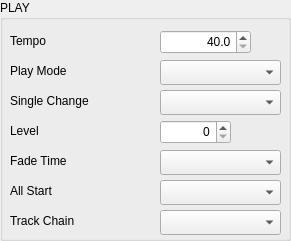
   <widget class="QGroupBox" name="gp_Play">
    <property name="geometry">
     <rect>
      <x>320</x>
      <y>420</y>
      <width>291</width>
      <height>241</height>
     </rect>
    </property>
    <property name="title">
     <string>PLAY</string>
    </property>
    <widget class="QLabel" name="label_play_PlayMode">
     <property name="geometry">
      <rect>
       <x>10</x>
       <y>60</y>
       <width>121</width>
       <height>21</height>
      </rect>
     </property>
     <property name="text">
      <string>Play Mode</string>
     </property>
    </widget>
    <widget class="QComboBox" name="play_PlayMode">
     <property name="geometry">
      <rect>
       <x>160</x>
       <y>60</y>
       <width>121</width>
       <height>25</height>
      </rect>
     </property>
    </widget>
    <widget class="QLabel" name="label_play_Level">
     <property name="geometry">
      <rect>
       <x>10</x>
       <y>120</y>
       <width>141</width>
       <height>21</height>
      </rect>
     </property>
     <property name="text">
      <string>Level</string>
     </property>
    </widget>
    <widget class="QComboBox" name="play_SingleChange">
     <property name="geometry">
      <rect>
       <x>160</x>
       <y>90</y>
       <width>121</width>
       <height>25</height>
      </rect>
     </property>
    </widget>
    <widget class="QLabel" name="label_play_SingleChange">
     <property name="geometry">
      <rect>
       <x>10</x>
       <y>90</y>
       <width>121</width>
       <height>21</height>
      </rect>
     </property>
     <property name="text">
      <string>Single Change</string>
     </property>
    </widget>
    <widget class="QLabel" name="label_play_AllStart">
     <property name="geometry">
      <rect>
       <x>10</x>
       <y>180</y>
       <width>141</width>
       <height>21</height>
      </rect>
     </property>
     <property name="text">
      <string>All Start</string>
     </property>
    </widget>
    <widget class="QComboBox" name="play_FadeTime">
     <property name="geometry">
      <rect>
       <x>160</x>
       <y>150</y>
       <width>121</width>
       <height>25</height>
      </rect>
     </property>
    </widget>
    <widget class="QComboBox" name="play_AllStart">
     <property name="geometry">
      <rect>
       <x>160</x>
       <y>180</y>
       <width>121</width>
       <height>25</height>
      </rect>
     </property>
    </widget>
    <widget class="QLabel" name="label_play_FadeTime">
     <property name="geometry">
      <rect>
       <x>10</x>
       <y>150</y>
       <width>131</width>
       <height>21</height>
      </rect>
     </property>
     <property name="text">
      <string>Fade Time</string>
     </property>
    </widget>
    <widget class="QLabel" name="label_play_TrackChain">
     <property name="geometry">
      <rect>
       <x>10</x>
       <y>210</y>
       <width>141</width>
       <height>21</height>
      </rect>
     </property>
     <property name="text">
      <string>Track Chain</string>
     </property>
    </widget>
    <widget class="QComboBox" name="play_TrackChain">
     <property name="geometry">
      <rect>
       <x>160</x>
       <y>210</y>
       <width>121</width>
       <height>25</height>
      </rect>
     </property>
    </widget>
    <widget class="QSpinBox" name="play_Level">
     <property name="geometry">
      <rect>
       <x>160</x>
       <y>120</y>
       <width>71</width>
       <height>24</height>
      </rect>
     </property>
     <property name="alignment">
      <set>Qt::AlignRight|Qt::AlignTrailing|Qt::AlignVCenter</set>
     </property>
     <property name="maximum">
      <number>100</number>
     </property>
    </widget>
    <widget class="QLabel" name="label_play_Tempo">
     <property name="geometry">
      <rect>
       <x>10</x>
       <y>30</y>
       <width>141</width>
       <height>21</height>
      </rect>
     </property>
     <property name="text">
      <string>Tempo</string>
     </property>
    </widget>
    <widget class="QDoubleSpinBox" name="play_Tempo">
     <property name="geometry">
      <rect>
       <x>160</x>
       <y>30</y>
       <width>91</width>
       <height>24</height>
      </rect>
     </property>
     <property name="alignment">
      <set>Qt::AlignRight|Qt::AlignTrailing|Qt::AlignVCenter</set>
     </property>
     <property name="decimals">
      <number>1</number>
     </property>
     <property name="minimum">
      <double>40.000000000000000</double>
     </property>
     <property name="maximum">
      <double>240.000000000000000</double>
     </property>
    </widget>
   </widget>
